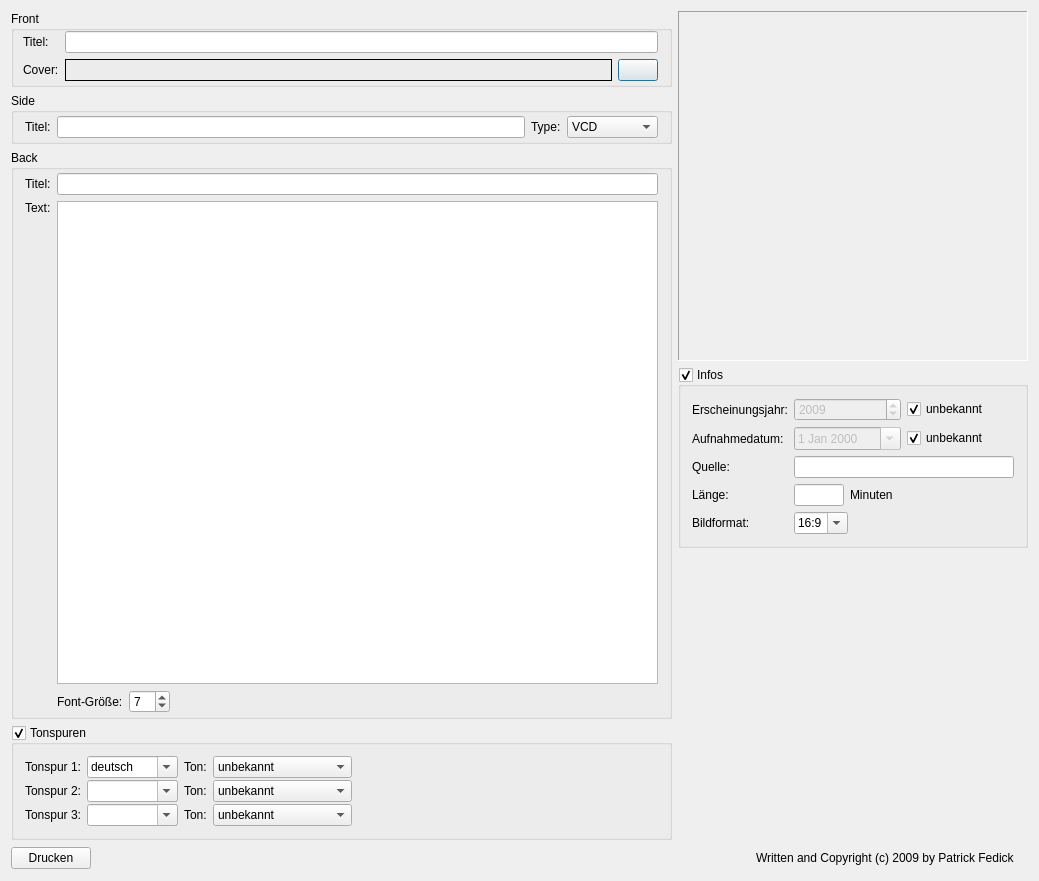
<?xml version="1.0" encoding="UTF-8"?>
<ui version="4.0">
 <class>CoverPrinterClass</class>
 <widget class="QDialog" name="CoverPrinterClass">
  <property name="geometry">
   <rect>
    <x>0</x>
    <y>0</y>
    <width>1039</width>
    <height>881</height>
   </rect>
  </property>
  <property name="acceptDrops">
   <bool>true</bool>
  </property>
  <property name="windowTitle">
   <string>WinMusik - CoverPrinter</string>
  </property>
  <property name="windowIcon">
   <iconset resource="../resources.qrc">
    <normaloff>:/cover/resources/coverdruck/coverprinter.png</normaloff>:/cover/resources/coverdruck/coverprinter.png</iconset>
  </property>
  <layout class="QVBoxLayout" name="verticalLayout">
   <item>
    <layout class="QHBoxLayout" name="horizontalLayout_2">
     <item>
      <layout class="QVBoxLayout">
       <item>
        <widget class="QGroupBox" name="groupBox">
         <property name="title">
          <string>Front</string>
         </property>
         <layout class="QGridLayout">
          <property name="leftMargin">
           <number>9</number>
          </property>
          <property name="topMargin">
           <number>0</number>
          </property>
          <property name="bottomMargin">
           <number>3</number>
          </property>
          <item row="0" column="0">
           <widget class="QLabel" name="label">
            <property name="text">
             <string>Titel:</string>
            </property>
           </widget>
          </item>
          <item row="0" column="1">
           <widget class="QLineEdit" name="front_title">
            <property name="acceptDrops">
             <bool>false</bool>
            </property>
            <property name="text">
             <string/>
            </property>
           </widget>
          </item>
          <item row="1" column="0">
           <widget class="QLabel" name="label_2">
            <property name="text">
             <string>Cover:</string>
            </property>
           </widget>
          </item>
          <item row="1" column="1">
           <layout class="QHBoxLayout">
            <item>
             <widget class="QLabel" name="cover_file">
              <property name="sizePolicy">
               <sizepolicy hsizetype="Expanding" vsizetype="Preferred">
                <horstretch>0</horstretch>
                <verstretch>0</verstretch>
               </sizepolicy>
              </property>
              <property name="frameShape">
               <enum>QFrame::Box</enum>
              </property>
              <property name="frameShadow">
               <enum>QFrame::Plain</enum>
              </property>
              <property name="text">
               <string/>
              </property>
             </widget>
            </item>
            <item>
             <widget class="QPushButton" name="loadcover">
              <property name="text">
               <string/>
              </property>
              <property name="icon">
               <iconset resource="../resources.qrc">
                <normaloff>:/icons/resources/folder-open-16.png</normaloff>:/icons/resources/folder-open-16.png</iconset>
              </property>
              <property name="iconSize">
               <size>
                <width>16</width>
                <height>16</height>
               </size>
              </property>
             </widget>
            </item>
           </layout>
          </item>
         </layout>
        </widget>
       </item>
       <item>
        <widget class="QGroupBox" name="groupBox_2">
         <property name="title">
          <string>Side</string>
         </property>
         <layout class="QHBoxLayout">
          <property name="topMargin">
           <number>3</number>
          </property>
          <property name="bottomMargin">
           <number>3</number>
          </property>
          <item>
           <widget class="QLabel" name="label_5">
            <property name="text">
             <string>Titel:</string>
            </property>
           </widget>
          </item>
          <item>
           <widget class="QLineEdit" name="side_title">
            <property name="acceptDrops">
             <bool>false</bool>
            </property>
            <property name="text">
             <string/>
            </property>
           </widget>
          </item>
          <item>
           <widget class="QLabel" name="label_6">
            <property name="text">
             <string>Type:</string>
            </property>
           </widget>
          </item>
          <item>
           <widget class="QComboBox" name="type">
            <property name="currentIndex">
             <number>0</number>
            </property>
            <property name="iconSize">
             <size>
              <width>60</width>
              <height>20</height>
             </size>
            </property>
            <item>
             <property name="text">
              <string>VCD</string>
             </property>
             <property name="icon">
              <iconset resource="../resources.qrc">
               <normaloff>:/cover/resources/coverdruck/type-vcd.png</normaloff>:/cover/resources/coverdruck/type-vcd.png</iconset>
             </property>
            </item>
            <item>
             <property name="text">
              <string>DVD Video</string>
             </property>
             <property name="icon">
              <iconset resource="../resources.qrc">
               <normaloff>:/cover/resources/coverdruck/type-dvd.png</normaloff>:/cover/resources/coverdruck/type-dvd.png</iconset>
             </property>
            </item>
            <item>
             <property name="text">
              <string>DVD 5.1</string>
             </property>
             <property name="icon">
              <iconset resource="../resources.qrc">
               <normaloff>:/cover/resources/coverdruck/type-dvd-5.1.png</normaloff>:/cover/resources/coverdruck/type-dvd-5.1.png</iconset>
             </property>
            </item>
            <item>
             <property name="text">
              <string>BluRay</string>
             </property>
             <property name="icon">
              <iconset resource="../resources.qrc">
               <normaloff>:/cover/resources/coverdruck/type-blueray.png</normaloff>:/cover/resources/coverdruck/type-blueray.png</iconset>
             </property>
            </item>
            <item>
             <property name="text">
              <string>DivX</string>
             </property>
             <property name="icon">
              <iconset resource="../resources.qrc">
               <normaloff>:/cover/resources/coverdruck/type-divx.png</normaloff>:/cover/resources/coverdruck/type-divx.png</iconset>
             </property>
            </item>
            <item>
             <property name="text">
              <string>XVid</string>
             </property>
             <property name="icon">
              <iconset resource="../resources.qrc">
               <normaloff>:/cover/resources/coverdruck/type-xvid.png</normaloff>:/cover/resources/coverdruck/type-xvid.png</iconset>
             </property>
            </item>
            <item>
             <property name="text">
              <string>DVD</string>
             </property>
             <property name="icon">
              <iconset resource="../resources.qrc">
               <normaloff>:/cover/resources/coverdruck/type-dvd2.png</normaloff>:/cover/resources/coverdruck/type-dvd2.png</iconset>
             </property>
            </item>
            <item>
             <property name="text">
              <string>CD</string>
             </property>
             <property name="icon">
              <iconset resource="../resources.qrc">
               <normaloff>:/cover/resources/coverdruck/type-cd.png</normaloff>:/cover/resources/coverdruck/type-cd.png</iconset>
             </property>
            </item>
           </widget>
          </item>
         </layout>
        </widget>
       </item>
       <item>
        <widget class="QGroupBox" name="groupBox_3">
         <property name="title">
          <string>Back</string>
         </property>
         <layout class="QGridLayout">
          <property name="topMargin">
           <number>3</number>
          </property>
          <property name="bottomMargin">
           <number>3</number>
          </property>
          <item row="0" column="0">
           <widget class="QLabel" name="label_3">
            <property name="text">
             <string>Titel:</string>
            </property>
           </widget>
          </item>
          <item row="0" column="1">
           <widget class="QLineEdit" name="back_title">
            <property name="acceptDrops">
             <bool>false</bool>
            </property>
            <property name="text">
             <string/>
            </property>
           </widget>
          </item>
          <item row="1" column="0">
           <widget class="QLabel" name="label_4">
            <property name="text">
             <string>Text:</string>
            </property>
            <property name="alignment">
             <set>Qt::AlignLeading|Qt::AlignLeft|Qt::AlignTop</set>
            </property>
           </widget>
          </item>
          <item row="1" column="1">
           <widget class="QTextEdit" name="back_text">
            <property name="acceptDrops">
             <bool>false</bool>
            </property>
            <property name="html">
             <string>&lt;!DOCTYPE HTML PUBLIC &quot;-//W3C//DTD HTML 4.0//EN&quot; &quot;http://www.w3.org/TR/REC-html40/strict.dtd&quot;&gt;
&lt;html&gt;&lt;head&gt;&lt;meta name=&quot;qrichtext&quot; content=&quot;1&quot; /&gt;&lt;style type=&quot;text/css&quot;&gt;
p, li { white-space: pre-wrap; }
&lt;/style&gt;&lt;/head&gt;&lt;body style=&quot; font-family:'MS Shell Dlg 2'; font-size:8.25pt; font-weight:400; font-style:normal;&quot;&gt;
&lt;p style=&quot;-qt-paragraph-type:empty; margin-top:0px; margin-bottom:0px; margin-left:0px; margin-right:0px; -qt-block-indent:0; text-indent:0px; font-family:'Bitstream Vera Sans'; font-size:9pt;&quot;&gt;&lt;/p&gt;&lt;/body&gt;&lt;/html&gt;</string>
            </property>
            <property name="acceptRichText">
             <bool>false</bool>
            </property>
           </widget>
          </item>
          <item row="3" column="1">
           <layout class="QHBoxLayout" name="horizontalLayout">
            <item>
             <widget class="QLabel" name="label_13">
              <property name="text">
               <string>Font-Größe:</string>
              </property>
             </widget>
            </item>
            <item>
             <widget class="QSpinBox" name="back_fontsize">
              <property name="minimum">
               <number>6</number>
              </property>
              <property name="maximum">
               <number>30</number>
              </property>
              <property name="value">
               <number>7</number>
              </property>
             </widget>
            </item>
            <item>
             <spacer name="horizontalSpacer">
              <property name="orientation">
               <enum>Qt::Horizontal</enum>
              </property>
              <property name="sizeHint" stdset="0">
               <size>
                <width>40</width>
                <height>20</height>
               </size>
              </property>
             </spacer>
            </item>
           </layout>
          </item>
         </layout>
        </widget>
       </item>
       <item>
        <widget class="QGroupBox" name="TonBox">
         <property name="minimumSize">
          <size>
           <width>0</width>
           <height>110</height>
          </size>
         </property>
         <property name="title">
          <string>Tonspuren</string>
         </property>
         <property name="checkable">
          <bool>true</bool>
         </property>
         <layout class="QGridLayout" name="gridLayout">
          <property name="verticalSpacing">
           <number>2</number>
          </property>
          <item row="0" column="0">
           <widget class="QLabel" name="label_7">
            <property name="text">
             <string>Tonspur 1:</string>
            </property>
           </widget>
          </item>
          <item row="0" column="1">
           <widget class="QComboBox" name="tonspur1">
            <property name="editable">
             <bool>true</bool>
            </property>
            <property name="currentIndex">
             <number>1</number>
            </property>
            <item>
             <property name="text">
              <string/>
             </property>
            </item>
            <item>
             <property name="text">
              <string>deutsch</string>
             </property>
            </item>
            <item>
             <property name="text">
              <string>englisch</string>
             </property>
            </item>
            <item>
             <property name="text">
              <string>französisch</string>
             </property>
            </item>
            <item>
             <property name="text">
              <string>italienisch</string>
             </property>
            </item>
           </widget>
          </item>
          <item row="0" column="2">
           <widget class="QLabel" name="label_10">
            <property name="text">
             <string>Ton:</string>
            </property>
           </widget>
          </item>
          <item row="0" column="3">
           <widget class="QComboBox" name="ton1">
            <property name="currentIndex">
             <number>0</number>
            </property>
            <property name="iconSize">
             <size>
              <width>60</width>
              <height>15</height>
             </size>
            </property>
            <item>
             <property name="text">
              <string>unbekannt</string>
             </property>
             <property name="icon">
              <iconset resource="../resources.qrc">
               <normaloff>:/channels/resources/sound-unknown.png</normaloff>:/channels/resources/sound-unknown.png</iconset>
             </property>
            </item>
            <item>
             <property name="text">
              <string>Mono</string>
             </property>
             <property name="icon">
              <iconset resource="../resources.qrc">
               <normaloff>:/channels/resources/sound-mono.png</normaloff>:/channels/resources/sound-mono.png</iconset>
             </property>
            </item>
            <item>
             <property name="text">
              <string>Stereo</string>
             </property>
             <property name="icon">
              <iconset resource="../resources.qrc">
               <normaloff>:/channels/resources/sound-stereo.png</normaloff>:/channels/resources/sound-stereo.png</iconset>
             </property>
            </item>
            <item>
             <property name="text">
              <string>Dolby Surround</string>
             </property>
             <property name="icon">
              <iconset resource="../resources.qrc">
               <normaloff>:/channels/resources/sound-dolby-surround.png</normaloff>:/channels/resources/sound-dolby-surround.png</iconset>
             </property>
            </item>
            <item>
             <property name="text">
              <string>Dolby Digital Mono</string>
             </property>
             <property name="icon">
              <iconset resource="../resources.qrc">
               <normaloff>:/channels/resources/sound-dolbydigital-1.0.png</normaloff>:/channels/resources/sound-dolbydigital-1.0.png</iconset>
             </property>
            </item>
            <item>
             <property name="text">
              <string>Dolby Digital 2.0</string>
             </property>
             <property name="icon">
              <iconset resource="../resources.qrc">
               <normaloff>:/channels/resources/sound-dolbydigital-2.0.png</normaloff>:/channels/resources/sound-dolbydigital-2.0.png</iconset>
             </property>
            </item>
            <item>
             <property name="text">
              <string>Dolby Digital 5.1</string>
             </property>
             <property name="icon">
              <iconset resource="../resources.qrc">
               <normaloff>:/channels/resources/sound-dolbydigital-5.1.png</normaloff>:/channels/resources/sound-dolbydigital-5.1.png</iconset>
             </property>
            </item>
            <item>
             <property name="text">
              <string>Dolby Digital 5.1 EX</string>
             </property>
             <property name="icon">
              <iconset resource="../resources.qrc">
               <normaloff>:/channels/resources/sound-dolbydigital-5.1ex.png</normaloff>:/channels/resources/sound-dolbydigital-5.1ex.png</iconset>
             </property>
            </item>
            <item>
             <property name="text">
              <string>DTS 5.1</string>
             </property>
             <property name="icon">
              <iconset resource="../resources.qrc">
               <normaloff>:/channels/resources/sound-dts-5.1.png</normaloff>:/channels/resources/sound-dts-5.1.png</iconset>
             </property>
            </item>
           </widget>
          </item>
          <item row="0" column="4">
           <spacer name="horizontalSpacer_2">
            <property name="orientation">
             <enum>Qt::Horizontal</enum>
            </property>
            <property name="sizeHint" stdset="0">
             <size>
              <width>40</width>
              <height>20</height>
             </size>
            </property>
           </spacer>
          </item>
          <item row="1" column="0">
           <widget class="QLabel" name="label_8">
            <property name="text">
             <string>Tonspur 2:</string>
            </property>
           </widget>
          </item>
          <item row="1" column="1">
           <widget class="QComboBox" name="tonspur2">
            <property name="editable">
             <bool>true</bool>
            </property>
            <property name="currentIndex">
             <number>0</number>
            </property>
            <item>
             <property name="text">
              <string/>
             </property>
            </item>
            <item>
             <property name="text">
              <string>deutsch</string>
             </property>
            </item>
            <item>
             <property name="text">
              <string>englisch</string>
             </property>
            </item>
            <item>
             <property name="text">
              <string>französisch</string>
             </property>
            </item>
            <item>
             <property name="text">
              <string>italienisch</string>
             </property>
            </item>
           </widget>
          </item>
          <item row="1" column="2">
           <widget class="QLabel" name="label_11">
            <property name="text">
             <string>Ton:</string>
            </property>
           </widget>
          </item>
          <item row="1" column="3">
           <widget class="QComboBox" name="ton2">
            <property name="currentIndex">
             <number>0</number>
            </property>
            <property name="iconSize">
             <size>
              <width>60</width>
              <height>15</height>
             </size>
            </property>
            <item>
             <property name="text">
              <string>unbekannt</string>
             </property>
             <property name="icon">
              <iconset resource="../resources.qrc">
               <normaloff>:/channels/resources/sound-unknown.png</normaloff>:/channels/resources/sound-unknown.png</iconset>
             </property>
            </item>
            <item>
             <property name="text">
              <string>Mono</string>
             </property>
             <property name="icon">
              <iconset resource="../resources.qrc">
               <normaloff>:/channels/resources/sound-mono.png</normaloff>:/channels/resources/sound-mono.png</iconset>
             </property>
            </item>
            <item>
             <property name="text">
              <string>Stereo</string>
             </property>
             <property name="icon">
              <iconset resource="../resources.qrc">
               <normaloff>:/channels/resources/sound-stereo.png</normaloff>:/channels/resources/sound-stereo.png</iconset>
             </property>
            </item>
            <item>
             <property name="text">
              <string>Dolby Surround</string>
             </property>
             <property name="icon">
              <iconset resource="../resources.qrc">
               <normaloff>:/channels/resources/sound-dolby-surround.png</normaloff>:/channels/resources/sound-dolby-surround.png</iconset>
             </property>
            </item>
            <item>
             <property name="text">
              <string>Dolby Digital Mono</string>
             </property>
             <property name="icon">
              <iconset resource="../resources.qrc">
               <normaloff>:/channels/resources/sound-dolbydigital-1.0.png</normaloff>:/channels/resources/sound-dolbydigital-1.0.png</iconset>
             </property>
            </item>
            <item>
             <property name="text">
              <string>Dolby Digital 2.0</string>
             </property>
             <property name="icon">
              <iconset resource="../resources.qrc">
               <normaloff>:/channels/resources/sound-dolbydigital-2.0.png</normaloff>:/channels/resources/sound-dolbydigital-2.0.png</iconset>
             </property>
            </item>
            <item>
             <property name="text">
              <string>Dolby Digital 5.1</string>
             </property>
             <property name="icon">
              <iconset resource="../resources.qrc">
               <normaloff>:/channels/resources/sound-dolbydigital-5.1.png</normaloff>:/channels/resources/sound-dolbydigital-5.1.png</iconset>
             </property>
            </item>
            <item>
             <property name="text">
              <string>Dolby Digital 5.1 EX</string>
             </property>
             <property name="icon">
              <iconset resource="../resources.qrc">
               <normaloff>:/channels/resources/sound-dolbydigital-5.1ex.png</normaloff>:/channels/resources/sound-dolbydigital-5.1ex.png</iconset>
             </property>
            </item>
            <item>
             <property name="text">
              <string>DTS 5.1</string>
             </property>
             <property name="icon">
              <iconset resource="../resources.qrc">
               <normaloff>:/channels/resources/sound-dts-5.1.png</normaloff>:/channels/resources/sound-dts-5.1.png</iconset>
             </property>
            </item>
           </widget>
          </item>
          <item row="2" column="0">
           <widget class="QLabel" name="label_9">
            <property name="text">
             <string>Tonspur 3:</string>
            </property>
           </widget>
          </item>
          <item row="2" column="1">
           <widget class="QComboBox" name="tonspur3">
            <property name="editable">
             <bool>true</bool>
            </property>
            <property name="currentIndex">
             <number>0</number>
            </property>
            <item>
             <property name="text">
              <string/>
             </property>
            </item>
            <item>
             <property name="text">
              <string>deutsch</string>
             </property>
            </item>
            <item>
             <property name="text">
              <string>englisch</string>
             </property>
            </item>
            <item>
             <property name="text">
              <string>französisch</string>
             </property>
            </item>
            <item>
             <property name="text">
              <string>italienisch</string>
             </property>
            </item>
           </widget>
          </item>
          <item row="2" column="2">
           <widget class="QLabel" name="label_12">
            <property name="text">
             <string>Ton:</string>
            </property>
           </widget>
          </item>
          <item row="2" column="3">
           <widget class="QComboBox" name="ton3">
            <property name="currentIndex">
             <number>0</number>
            </property>
            <property name="iconSize">
             <size>
              <width>60</width>
              <height>15</height>
             </size>
            </property>
            <item>
             <property name="text">
              <string>unbekannt</string>
             </property>
             <property name="icon">
              <iconset resource="../resources.qrc">
               <normaloff>:/channels/resources/sound-unknown.png</normaloff>:/channels/resources/sound-unknown.png</iconset>
             </property>
            </item>
            <item>
             <property name="text">
              <string>Mono</string>
             </property>
             <property name="icon">
              <iconset resource="../resources.qrc">
               <normaloff>:/channels/resources/sound-mono.png</normaloff>:/channels/resources/sound-mono.png</iconset>
             </property>
            </item>
            <item>
             <property name="text">
              <string>Stereo</string>
             </property>
             <property name="icon">
              <iconset resource="../resources.qrc">
               <normaloff>:/channels/resources/sound-stereo.png</normaloff>:/channels/resources/sound-stereo.png</iconset>
             </property>
            </item>
            <item>
             <property name="text">
              <string>Dolby Surround</string>
             </property>
             <property name="icon">
              <iconset resource="../resources.qrc">
               <normaloff>:/channels/resources/sound-dolby-surround.png</normaloff>:/channels/resources/sound-dolby-surround.png</iconset>
             </property>
            </item>
            <item>
             <property name="text">
              <string>Dolby Digital Mono</string>
             </property>
             <property name="icon">
              <iconset resource="../resources.qrc">
               <normaloff>:/channels/resources/sound-dolbydigital-1.0.png</normaloff>:/channels/resources/sound-dolbydigital-1.0.png</iconset>
             </property>
            </item>
            <item>
             <property name="text">
              <string>Dolby Digital 2.0</string>
             </property>
             <property name="icon">
              <iconset resource="../resources.qrc">
               <normaloff>:/channels/resources/sound-dolbydigital-2.0.png</normaloff>:/channels/resources/sound-dolbydigital-2.0.png</iconset>
             </property>
            </item>
            <item>
             <property name="text">
              <string>Dolby Digital 5.1</string>
             </property>
             <property name="icon">
              <iconset resource="../resources.qrc">
               <normaloff>:/channels/resources/sound-dolbydigital-5.1.png</normaloff>:/channels/resources/sound-dolbydigital-5.1.png</iconset>
             </property>
            </item>
            <item>
             <property name="text">
              <string>Dolby Digital 5.1 EX</string>
             </property>
             <property name="icon">
              <iconset resource="../resources.qrc">
               <normaloff>:/channels/resources/sound-dolbydigital-5.1ex.png</normaloff>:/channels/resources/sound-dolbydigital-5.1ex.png</iconset>
             </property>
            </item>
            <item>
             <property name="text">
              <string>DTS 5.1</string>
             </property>
             <property name="icon">
              <iconset resource="../resources.qrc">
               <normaloff>:/channels/resources/sound-dts-5.1.png</normaloff>:/channels/resources/sound-dts-5.1.png</iconset>
             </property>
            </item>
           </widget>
          </item>
         </layout>
        </widget>
       </item>
      </layout>
     </item>
     <item>
      <layout class="QVBoxLayout">
       <item>
        <widget class="QLabel" name="cover">
         <property name="sizePolicy">
          <sizepolicy hsizetype="Fixed" vsizetype="Preferred">
           <horstretch>0</horstretch>
           <verstretch>0</verstretch>
          </sizepolicy>
         </property>
         <property name="minimumSize">
          <size>
           <width>350</width>
           <height>350</height>
          </size>
         </property>
         <property name="maximumSize">
          <size>
           <width>350</width>
           <height>350</height>
          </size>
         </property>
         <property name="acceptDrops">
          <bool>true</bool>
         </property>
         <property name="frameShape">
          <enum>QFrame::Panel</enum>
         </property>
         <property name="frameShadow">
          <enum>QFrame::Sunken</enum>
         </property>
         <property name="text">
          <string/>
         </property>
         <property name="scaledContents">
          <bool>true</bool>
         </property>
         <property name="alignment">
          <set>Qt::AlignLeading|Qt::AlignLeft|Qt::AlignTop</set>
         </property>
        </widget>
       </item>
       <item>
        <widget class="QGroupBox" name="InfoBox">
         <property name="sizePolicy">
          <sizepolicy hsizetype="Fixed" vsizetype="Preferred">
           <horstretch>0</horstretch>
           <verstretch>0</verstretch>
          </sizepolicy>
         </property>
         <property name="maximumSize">
          <size>
           <width>350</width>
           <height>16777215</height>
          </size>
         </property>
         <property name="title">
          <string>Infos</string>
         </property>
         <property name="flat">
          <bool>false</bool>
         </property>
         <property name="checkable">
          <bool>true</bool>
         </property>
         <layout class="QVBoxLayout">
          <item>
           <layout class="QGridLayout">
            <item row="0" column="0">
             <widget class="QLabel" name="label_19">
              <property name="text">
               <string>Erscheinungsjahr:</string>
              </property>
             </widget>
            </item>
            <item row="0" column="1">
             <layout class="QHBoxLayout">
              <item>
               <widget class="QDateEdit" name="erscheinungsjahr">
                <property name="enabled">
                 <bool>false</bool>
                </property>
                <property name="dateTime">
                 <datetime>
                  <hour>0</hour>
                  <minute>0</minute>
                  <second>0</second>
                  <year>2009</year>
                  <month>1</month>
                  <day>1</day>
                 </datetime>
                </property>
                <property name="displayFormat">
                 <string>yyyy</string>
                </property>
                <property name="calendarPopup">
                 <bool>false</bool>
                </property>
               </widget>
              </item>
              <item>
               <widget class="QCheckBox" name="unbekannt1">
                <property name="text">
                 <string>unbekannt</string>
                </property>
                <property name="checked">
                 <bool>true</bool>
                </property>
               </widget>
              </item>
             </layout>
            </item>
            <item row="1" column="0">
             <widget class="QLabel" name="label_20">
              <property name="text">
               <string>Aufnahmedatum:</string>
              </property>
             </widget>
            </item>
            <item row="1" column="1">
             <layout class="QHBoxLayout">
              <item>
               <widget class="QDateEdit" name="aufnahmedatum">
                <property name="enabled">
                 <bool>false</bool>
                </property>
                <property name="calendarPopup">
                 <bool>true</bool>
                </property>
               </widget>
              </item>
              <item>
               <widget class="QCheckBox" name="unbekannt2">
                <property name="text">
                 <string>unbekannt</string>
                </property>
                <property name="checked">
                 <bool>true</bool>
                </property>
               </widget>
              </item>
             </layout>
            </item>
            <item row="2" column="0">
             <widget class="QLabel" name="label_21">
              <property name="text">
               <string>Quelle:</string>
              </property>
             </widget>
            </item>
            <item row="2" column="1">
             <widget class="QLineEdit" name="quelle">
              <property name="text">
               <string/>
              </property>
             </widget>
            </item>
            <item row="3" column="0">
             <widget class="QLabel" name="label_22">
              <property name="text">
               <string>Länge:</string>
              </property>
             </widget>
            </item>
            <item row="3" column="1">
             <layout class="QHBoxLayout">
              <item>
               <widget class="QLineEdit" name="laenge">
                <property name="maximumSize">
                 <size>
                  <width>50</width>
                  <height>16777215</height>
                 </size>
                </property>
               </widget>
              </item>
              <item>
               <widget class="QLabel" name="label_23">
                <property name="text">
                 <string>Minuten</string>
                </property>
               </widget>
              </item>
              <item>
               <spacer>
                <property name="orientation">
                 <enum>Qt::Horizontal</enum>
                </property>
                <property name="sizeHint" stdset="0">
                 <size>
                  <width>40</width>
                  <height>20</height>
                 </size>
                </property>
               </spacer>
              </item>
             </layout>
            </item>
            <item row="4" column="0">
             <widget class="QLabel" name="label_24">
              <property name="text">
               <string>Bildformat:</string>
              </property>
             </widget>
            </item>
            <item row="4" column="1">
             <layout class="QHBoxLayout">
              <item>
               <widget class="QComboBox" name="bildformat">
                <property name="editable">
                 <bool>true</bool>
                </property>
                <property name="currentIndex">
                 <number>1</number>
                </property>
                <item>
                 <property name="text">
                  <string>4:3</string>
                 </property>
                </item>
                <item>
                 <property name="text">
                  <string>16:9</string>
                 </property>
                </item>
               </widget>
              </item>
              <item>
               <spacer>
                <property name="orientation">
                 <enum>Qt::Horizontal</enum>
                </property>
                <property name="sizeHint" stdset="0">
                 <size>
                  <width>40</width>
                  <height>20</height>
                 </size>
                </property>
               </spacer>
              </item>
             </layout>
            </item>
           </layout>
          </item>
         </layout>
        </widget>
       </item>
       <item>
        <spacer>
         <property name="orientation">
          <enum>Qt::Vertical</enum>
         </property>
         <property name="sizeHint" stdset="0">
          <size>
           <width>20</width>
           <height>20</height>
          </size>
         </property>
        </spacer>
       </item>
      </layout>
     </item>
    </layout>
   </item>
   <item>
    <layout class="QHBoxLayout" name="horizontalLayout_3">
     <item>
      <widget class="QPushButton" name="printOptions">
       <property name="text">
        <string>Drucken</string>
       </property>
       <property name="icon">
        <iconset resource="../resources.qrc">
         <normaloff>:/icons/resources/printer16.png</normaloff>:/icons/resources/printer16.png</iconset>
       </property>
      </widget>
     </item>
     <item>
      <spacer>
       <property name="orientation">
        <enum>Qt::Horizontal</enum>
       </property>
       <property name="sizeHint" stdset="0">
        <size>
         <width>278</width>
         <height>24</height>
        </size>
       </property>
      </spacer>
     </item>
     <item>
      <widget class="QLabel" name="label_15">
       <property name="text">
        <string>Written and Copyright (c) 2009 by Patrick Fedick</string>
       </property>
      </widget>
     </item>
     <item>
      <widget class="QLabel" name="label_14">
       <property name="text">
        <string/>
       </property>
       <property name="pixmap">
        <pixmap resource="../resources.qrc">:/other/resources/pfp-logo-48x25.png</pixmap>
       </property>
       <property name="scaledContents">
        <bool>false</bool>
       </property>
      </widget>
     </item>
    </layout>
   </item>
  </layout>
  <zorder></zorder>
  <zorder></zorder>
 </widget>
 <layoutdefault spacing="6" margin="11"/>
 <resources>
  <include location="../resources.qrc"/>
  <include location="../resources.qrc"/>
 </resources>
 <connections/>
</ui>
